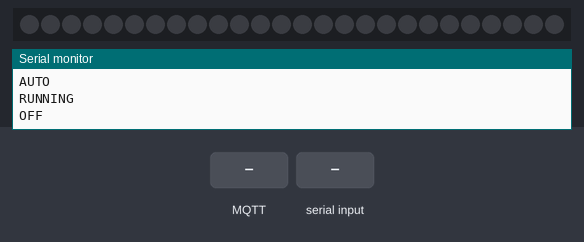
Simulated run of this sketch. Board: ESP32. Shown: 26 RGB LEDs in strip order, left to right, the last lines printed to the serial monitor. Inputs (shaded band) come from the test bench. Dim RGB values are drawn brighter than linear; WiFi joins after 1.5 s; servers stay silent unless stated; random numbers use the default seed unless the sketch sets one; no MQTT or app messages arrive unless stated.

Above: at 3.7 s.
3.8 s: MQTT message "RED" arrives on the first subscribed topic
At 4.5 s:
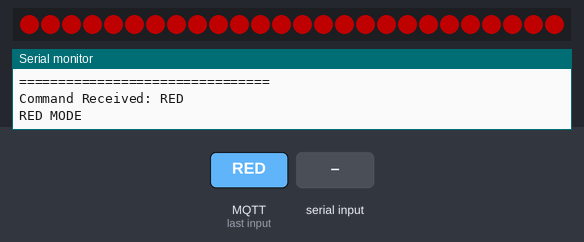
5.3 s: "GREEN\n" received over Serial
At 6.5 s:
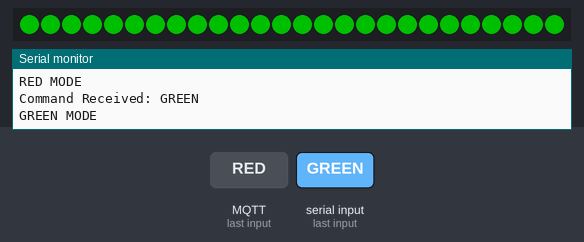
6.8 s: MQTT message "BLUE" arrives on the first subscribed topic
At 8.0 s:
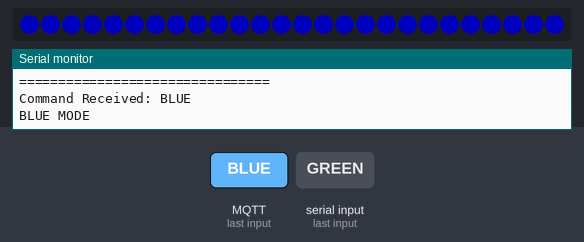
8.3 s: "YELLOW\n" received over Serial
At 8.9 s:
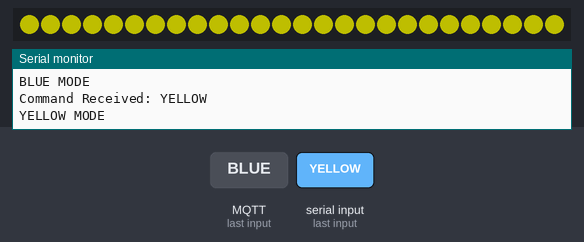
9.8 s: MQTT message "PURPLE" arrives on the first subscribed topic
At 10.3 s:
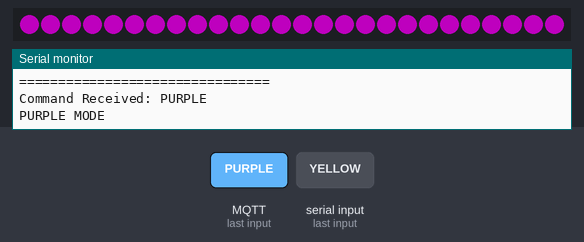
11.3 s: "PINK\n" received over Serial
At 12.4 s:
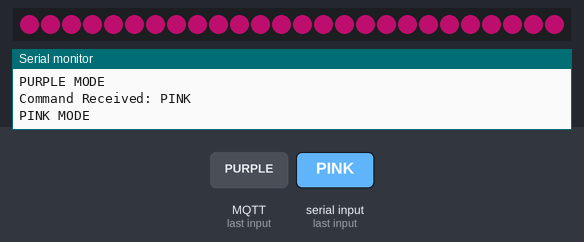
Timing chart, 0 to 13.8 s (numbered marks = the images above; inputs shaded):
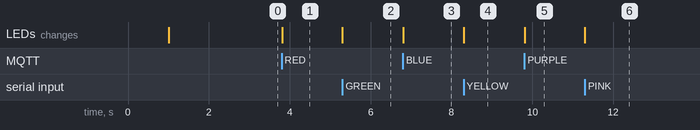

Measured:
- after the input at 3.8 s, the LEDs: change at once (image 1)
- after the input at 5.3 s, the LEDs: change at once (image 2)
- after the input at 6.8 s, the LEDs: change at once (image 3)
- after the input at 8.3 s, the LEDs: change at once (image 4)
- after the input at 9.8 s, the LEDs: change at once (image 5)
- after the input at 11.3 s, the LEDs: change at once (image 6)

The sketch:

sketch.ino
```cpp
#include <WiFi.h>
#include <PubSubClient.h>
#include <Adafruit_NeoPixel.h>

// =====================================================
// ESP32 IoT SMART LIGHTING CONTROL
// 13 WS2812 Strips × 2 Pixels = 26 LEDs
// =====================================================

// ---------------- LED SETTINGS ----------------
#define LED_PIN 5
#define NUM_LEDS 26

Adafruit_NeoPixel strip(
  NUM_LEDS,
  LED_PIN,
  NEO_GRB + NEO_KHZ800
);

// ---------------- WIFI SETTINGS ----------------
const char* ssid = "Wokwi-GUEST";
const char* password = "";

// ---------------- MQTT SETTINGS ----------------
const char* mqttServer = "broker.hivemq.com";
const int mqttPort = 1883;

const char* mqttTopic = "smartlight/control";

WiFiClient espClient;
PubSubClient mqttClient(espClient);

// ---------------- LIGHT MODES ----------------
enum LightMode {
  OFF_MODE,
  STATIC_MODE,
  AUTO_MODE,
  RUN_MODE
};

LightMode currentMode = OFF_MODE;

// ---------------- VARIABLES ----------------
unsigned long previousMillis = 0;

int runningPosition = 0;
int autoColor = 0;

// Running light speed
const unsigned long RUN_INTERVAL = 70;

// Auto color change interval
const unsigned long AUTO_INTERVAL = 1000;


// =====================================================
// SET ALL LEDS TO COLOR
// =====================================================

void setColor(byte r, byte g, byte b) {

  for (int i = 0; i < NUM_LEDS; i++) {
    strip.setPixelColor(i, strip.Color(r, g, b));
  }

  strip.show();
}


// =====================================================
// TURN OFF ALL LEDS
// =====================================================

void turnOff() {

  strip.clear();
  strip.show();

  Serial.println("ALL LEDs OFF");
}


// =====================================================
// RUNNING LIGHT
// =====================================================

void runningLight() {

  unsigned long now = millis();

  if (now - previousMillis >= RUN_INTERVAL) {

    previousMillis = now;

    // Turn all LEDs OFF
    strip.clear();

    // Main running LED - RED
    strip.setPixelColor(
      runningPosition,
      strip.Color(255, 0, 0)
    );

    // Small trailing effect
    if (runningPosition > 0) {
      strip.setPixelColor(
        runningPosition - 1,
        strip.Color(100, 0, 0)
      );
    }

    if (runningPosition > 1) {
      strip.setPixelColor(
        runningPosition - 2,
        strip.Color(30, 0, 0)
      );
    }

    strip.show();

    // Move to next LED
    runningPosition++;

    // IMPORTANT:
    // LED 26 ke baad immediately LED 1
    if (runningPosition >= NUM_LEDS) {
      runningPosition = 0;
      previousMillis = millis();
    }
  }
}


// =====================================================
// AUTO COLOR CHANGE
// =====================================================

void autoColorChange() {

  unsigned long now = millis();

  if (now - previousMillis >= AUTO_INTERVAL) {

    previousMillis = now;

    switch (autoColor) {

      case 0:
        setColor(255, 0, 0);
        Serial.println("AUTO: RED");
        break;

      case 1:
        setColor(0, 255, 0);
        Serial.println("AUTO: GREEN");
        break;

      case 2:
        setColor(0, 0, 255);
        Serial.println("AUTO: BLUE");
        break;

      case 3:
        setColor(255, 255, 0);
        Serial.println("AUTO: YELLOW");
        break;

      case 4:
        setColor(255, 0, 255);
        Serial.println("AUTO: PURPLE");
        break;

      case 5:
        setColor(0, 255, 255);
        Serial.println("AUTO: CYAN");
        break;

      case 6:
        setColor(255, 255, 255);
        Serial.println("AUTO: WHITE");
        break;
    }

    autoColor++;

    if (autoColor >= 7) {
      autoColor = 0;
    }
  }
}


// =====================================================
// PROCESS COMMAND
// =====================================================

void processCommand(String command) {

  command.trim();
  command.toUpperCase();

  Serial.print("Command Received: ");
  Serial.println(command);


  // ---------------- RED ----------------

  if (command == "RED") {

    currentMode = STATIC_MODE;

    setColor(255, 0, 0);

    Serial.println("RED MODE");
  }


  // ---------------- GREEN ----------------

  else if (command == "GREEN") {

    currentMode = STATIC_MODE;

    setColor(0, 255, 0);

    Serial.println("GREEN MODE");
  }


  // ---------------- BLUE ----------------

  else if (command == "BLUE") {

    currentMode = STATIC_MODE;

    setColor(0, 0, 255);

    Serial.println("BLUE MODE");
  }


  // ---------------- YELLOW ----------------

  else if (command == "YELLOW") {

    currentMode = STATIC_MODE;

    setColor(255, 255, 0);

    Serial.println("YELLOW MODE");
  }


  // ---------------- PURPLE ----------------

  else if (command == "PURPLE") {

    currentMode = STATIC_MODE;

    setColor(255, 0, 255);

    Serial.println("PURPLE MODE");
  }


  // ---------------- PINK ----------------

  else if (command == "PINK") {

    currentMode = STATIC_MODE;

    setColor(255, 20, 147);

    Serial.println("PINK MODE");
  }


  // ---------------- CYAN ----------------

  else if (command == "CYAN") {

    currentMode = STATIC_MODE;

    setColor(0, 255, 255);

    Serial.println("CYAN MODE");
  }


  // ---------------- WHITE ----------------

  else if (command == "WHITE") {

    currentMode = STATIC_MODE;

    setColor(255, 255, 255);

    Serial.println("WHITE MODE");
  }


  // ---------------- AUTO ----------------

  else if (command == "AUTO") {

    currentMode = AUTO_MODE;

    autoColor = 0;
    previousMillis = 0;

    Serial.println("AUTO COLOR MODE");
  }


  // ---------------- RUNNING ----------------

  else if (
    command == "RUN" ||
    command == "RUNNING" ||
    command == "RUNNING LIGHT"
  ) {

    currentMode = RUN_MODE;

    // Start from LED 1
    runningPosition = 0;

    // No unnecessary waiting before first LED
    previousMillis = millis();

    strip.clear();
    strip.show();

    Serial.println("RUNNING LIGHT MODE");
  }


  // ---------------- OFF ----------------

  else if (command == "OFF") {

    currentMode = OFF_MODE;

    turnOff();
  }


  // ---------------- UNKNOWN COMMAND ----------------

  else {

    Serial.println("UNKNOWN COMMAND");

    Serial.println(
      "RED | GREEN | BLUE | YELLOW | PURPLE"
    );

    Serial.println(
      "PINK | CYAN | WHITE | AUTO | RUNNING | OFF"
    );
  }
}


// =====================================================
// MQTT MESSAGE CALLBACK
// =====================================================

void mqttCallback(
  char* topic,
  byte* payload,
  unsigned int length
) {

  String command = "";

  for (unsigned int i = 0; i < length; i++) {
    command += (char)payload[i];
  }

  Serial.println();
  Serial.println("================================");
  Serial.println("MQTT MESSAGE RECEIVED");

  Serial.print("Topic: ");
  Serial.println(topic);

  Serial.print("Command: ");
  Serial.println(command);

  Serial.println("================================");

  processCommand(command);
}


// =====================================================
// CONNECT TO WIFI
// =====================================================

void connectWiFi() {

  Serial.println();
  Serial.println("Connecting to Wi-Fi...");

  WiFi.mode(WIFI_STA);

  WiFi.begin(ssid, password);

  while (WiFi.status() != WL_CONNECTED) {

    delay(500);

    Serial.print(".");
  }

  Serial.println();
  Serial.println("Wi-Fi Connected!");

  Serial.print("IP Address: ");
  Serial.println(WiFi.localIP());
}


// =====================================================
// CONNECT TO MQTT
// =====================================================

void connectMQTT() {

  while (!mqttClient.connected()) {

    Serial.print("Connecting to MQTT...");

    // Unique MQTT Client ID
    String clientID = "ESP32-SmartLight-";
    clientID += String(random(1000, 9999));

    if (mqttClient.connect(clientID.c_str())) {

      Serial.println("connected!");

      // Subscribe
      mqttClient.subscribe(mqttTopic);

      Serial.print("Subscribed to: ");
      Serial.println(mqttTopic);
    }

    else {

      Serial.print("MQTT connection failed. State = ");
      Serial.println(mqttClient.state());

      Serial.println("Retrying in 2 seconds...");

      delay(2000);
    }
  }
}


// =====================================================
// SERIAL COMMAND INPUT
// =====================================================

void readSerialCommand() {

  if (Serial.available()) {

    String command =
      Serial.readStringUntil('\n');

    processCommand(command);
  }
}


// =====================================================
// SETUP
// =====================================================

void setup() {

  Serial.begin(115200);

  delay(1000);

  Serial.println();
  Serial.println("====================================");
  Serial.println("       ESP32 SMART LIGHT STRIP");
  Serial.println("====================================");

  Serial.println("LED Configuration:");
  Serial.println("13 Strips × 2 Pixels = 26 LEDs");

  Serial.println();

  // Initialize LED strip
  strip.begin();

  // Brightness
  strip.setBrightness(80);

  // Initially OFF
  strip.clear();
  strip.show();

  // ---------------- WIFI ----------------

  connectWiFi();

  // ---------------- MQTT ----------------

  mqttClient.setServer(
    mqttServer,
    mqttPort
  );

  mqttClient.setCallback(
    mqttCallback
  );

  connectMQTT();

  // ---------------- START OFF ----------------

  currentMode = OFF_MODE;

  turnOff();

  Serial.println();
  Serial.println("====================================");
  Serial.println("SYSTEM READY");
  Serial.println("====================================");

  Serial.println();
  Serial.println("MQTT Broker:");
  Serial.println(mqttServer);

  Serial.println();
  Serial.println("MQTT Topic:");
  Serial.println(mqttTopic);

  Serial.println();
  Serial.println("Available Commands:");

  Serial.println("RED");
  Serial.println("GREEN");
  Serial.println("BLUE");
  Serial.println("YELLOW");
  Serial.println("PURPLE");
  Serial.println("PINK");
  Serial.println("CYAN");
  Serial.println("WHITE");
  Serial.println("AUTO");
  Serial.println("RUNNING");
  Serial.println("OFF");

  Serial.println();
}


// =====================================================
// LOOP
// =====================================================

void loop() {

  // Check MQTT connection
  if (!mqttClient.connected()) {

    connectMQTT();
  }

  // MQTT processing
  mqttClient.loop();

  // Serial command processing
  readSerialCommand();

  // AUTO mode
  if (currentMode == AUTO_MODE) {

    autoColorChange();
  }

  // RUNNING mode
  else if (currentMode == RUN_MODE) {

    runningLight();
  }
}
```
